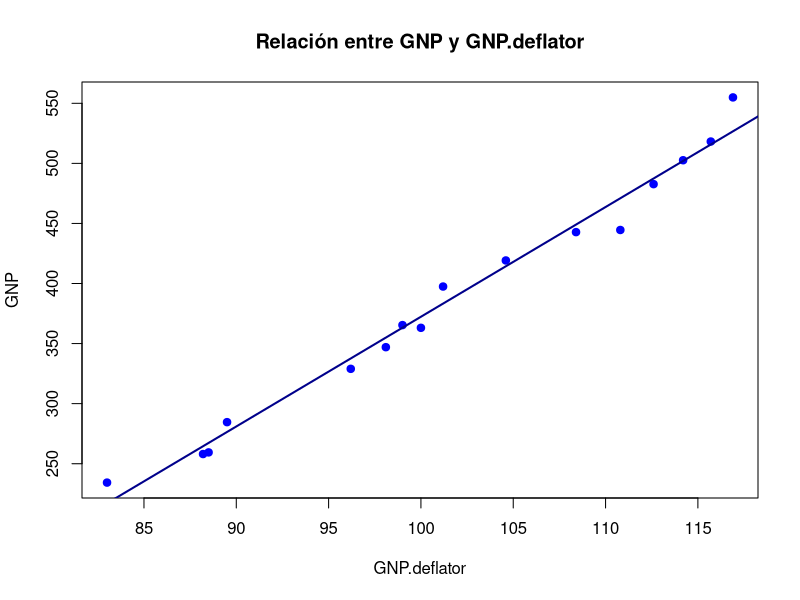
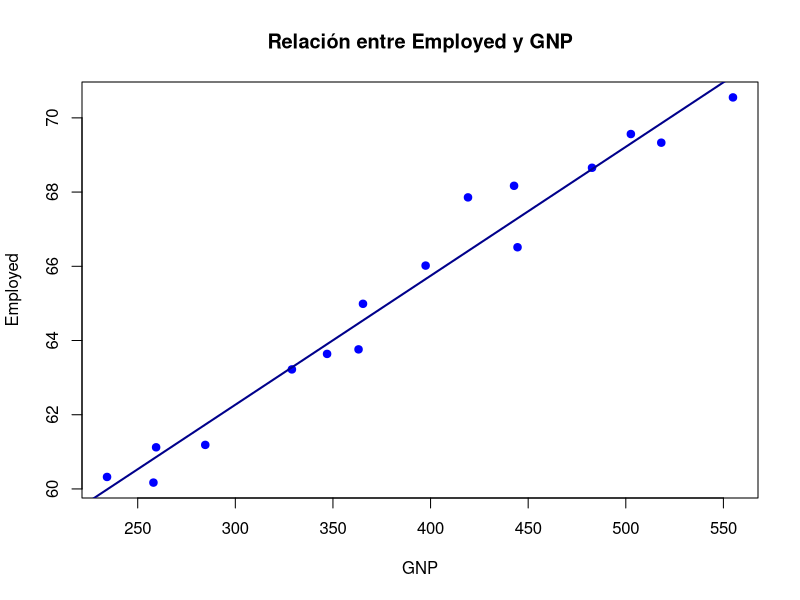
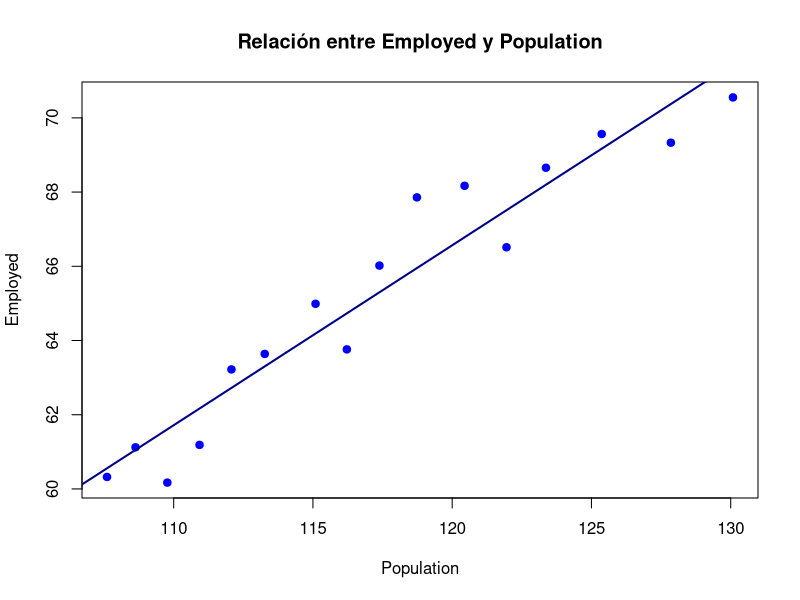
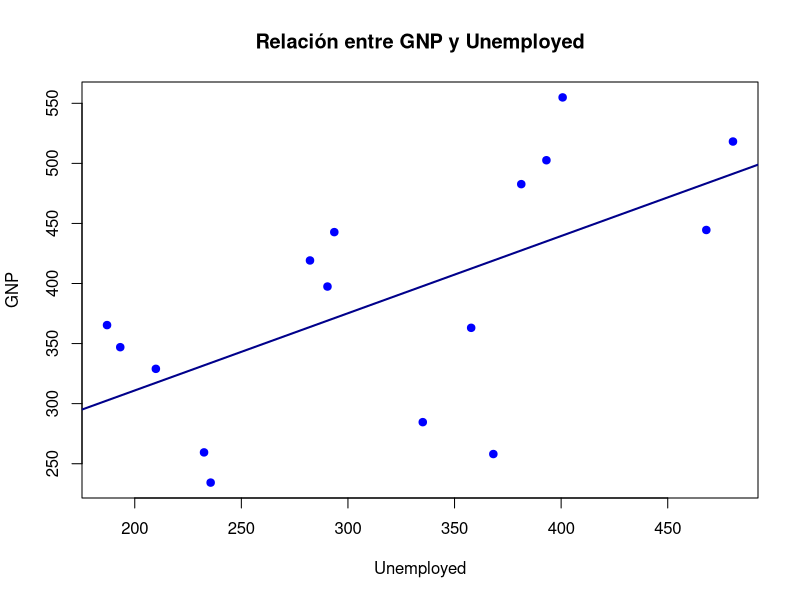
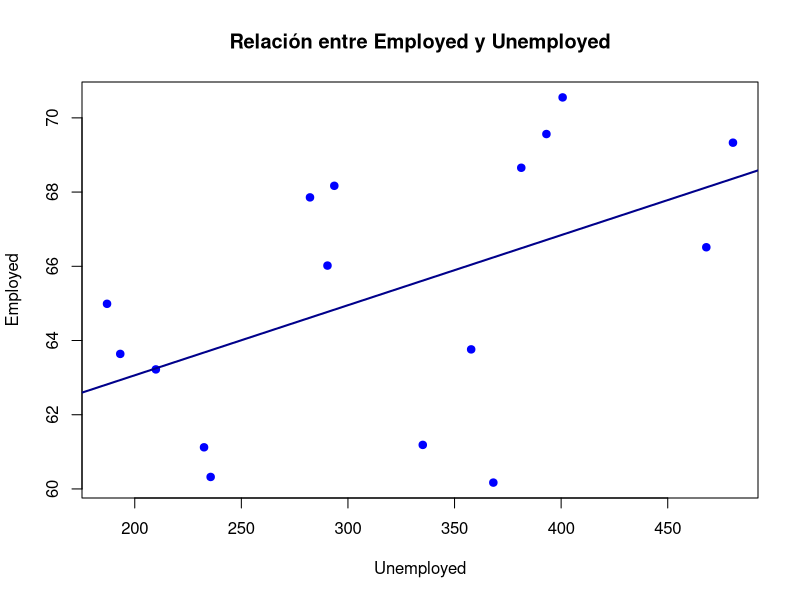

Source code (R) for these figures, in order:
# Cargar el conjunto de datos longley
data(longley)

# Lista de pares de variables con correlaciones fuertes
pares_correlacion <- list(
  c("GNP.deflator", "GNP"),
  c("GNP", "Employed"),
  c("Population", "Employed"),
  c("Unemployed", "GNP"),
  c("Unemployed", "Employed")
)

# Generar gráficos de dispersión con línea de regresión
for (par in pares_correlacion) {
  var_x <- par[1]
  var_y <- par[2]
  
  # Crear el nombre del archivo
  file_name <- paste0(var_x, "_vs_", var_y, ".png")
  
  # Generar el gráfico y guardarlo en un archivo PNG
  png(file.path("MTC", file_name))
  plot(longley[[var_x]], longley[[var_y]],
       xlab = var_x,
       ylab = var_y,
       main = paste("Relación entre", var_y, "y", var_x),
       pch = 19, col = "blue")
  abline(lm(longley[[var_y]] ~ longley[[var_x]]), col = "darkblue", lwd = 2)  # Línea de regresión
  dev.off()
}
